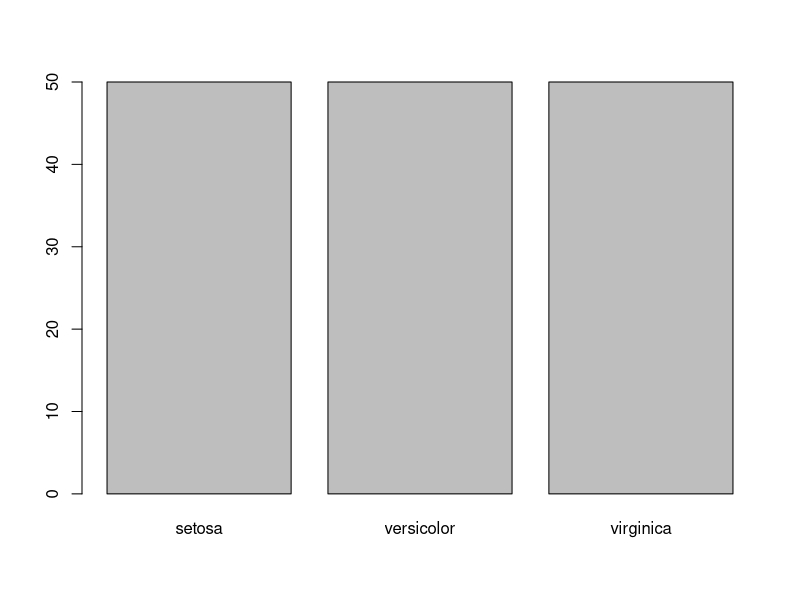
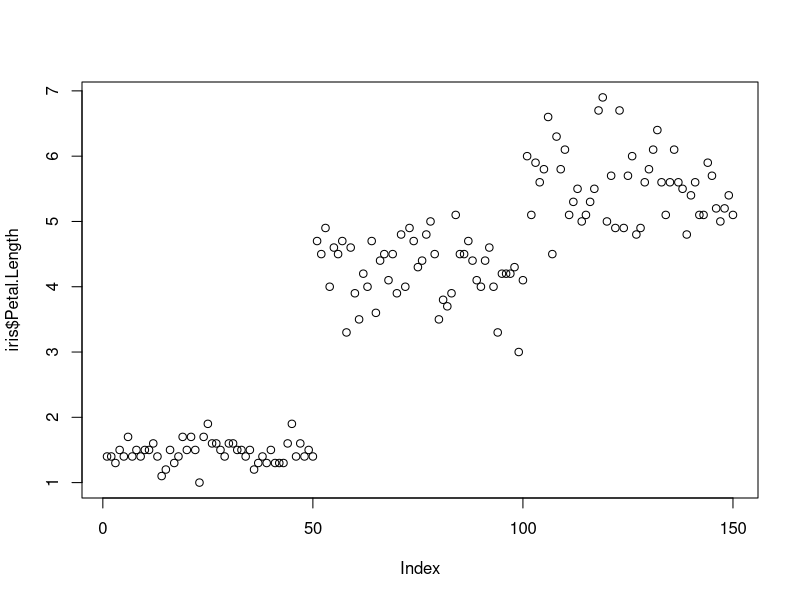
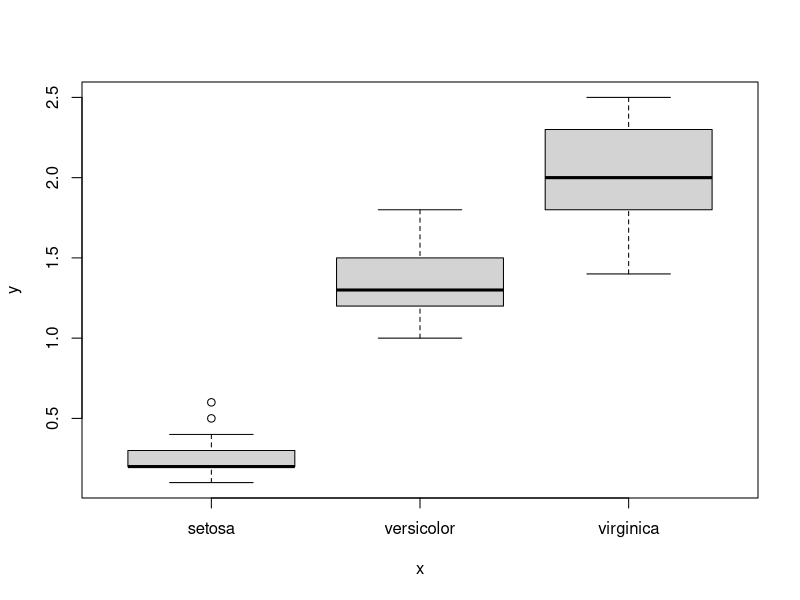
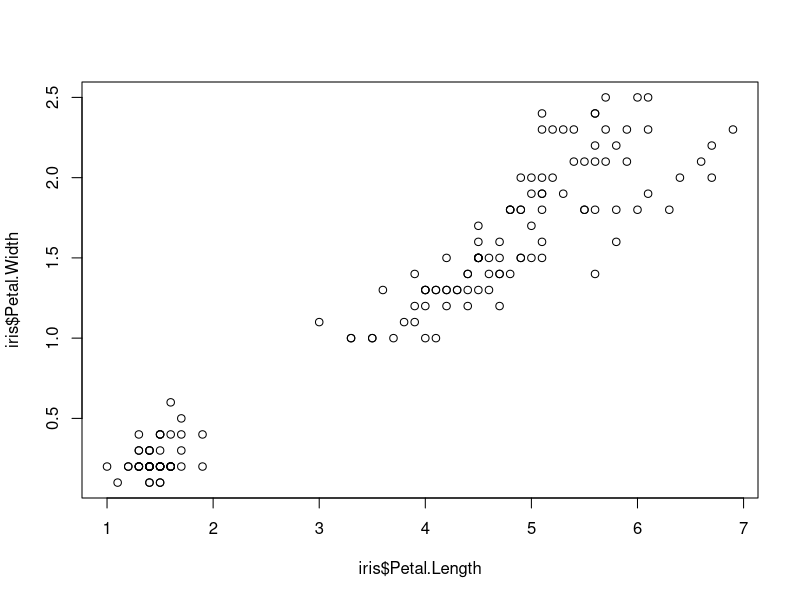
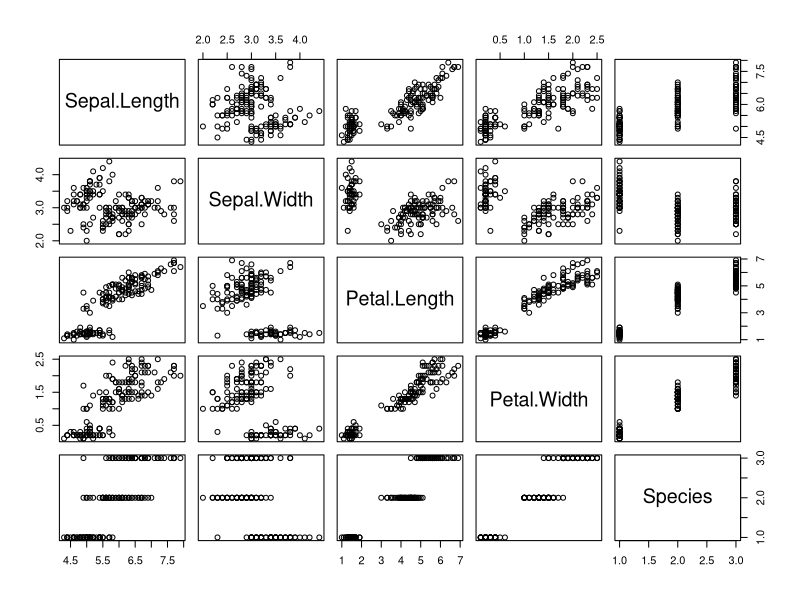
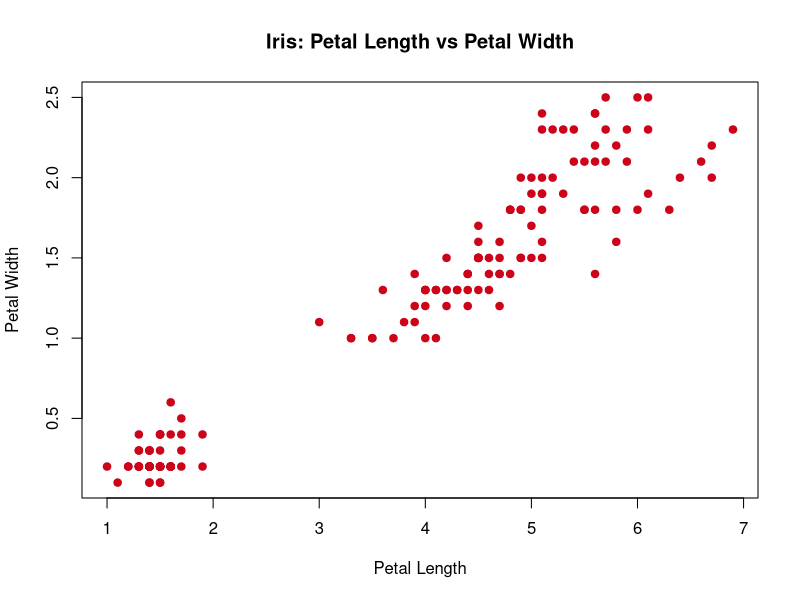
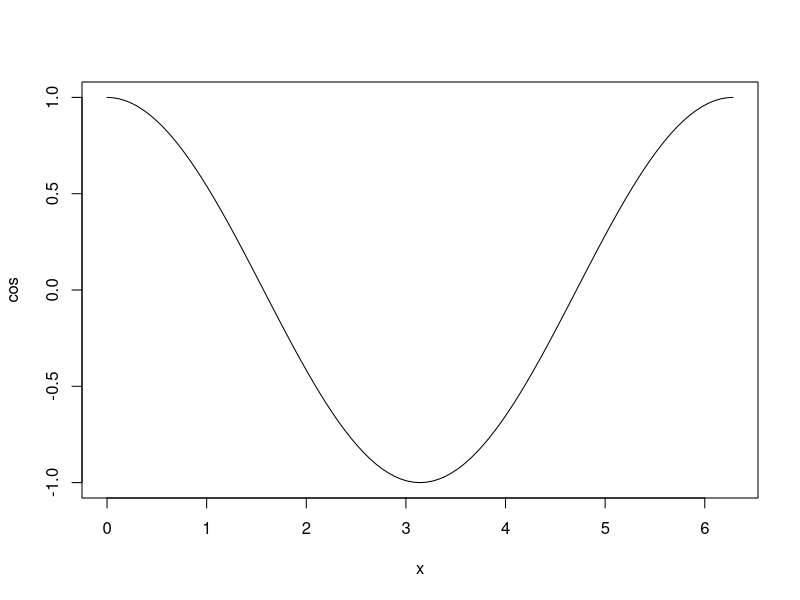
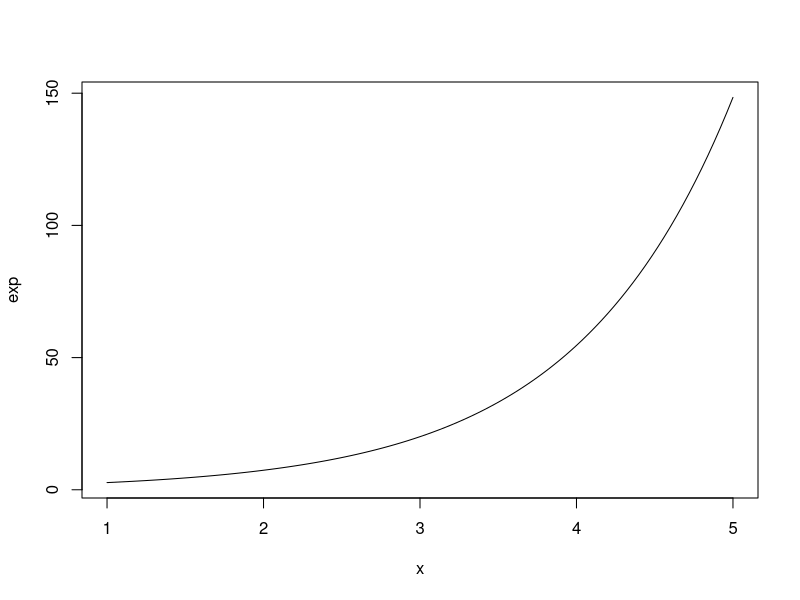

Reproduce these figures in R, in order.


library(datasets)

head(iris)

?plot

# Categorical Variable
plot(iris$Species)

# Quantitative Variable
plot(iris$Petal.Length)

# Categorical x Quantitative Variable
plot(iris$Species, iris$Petal.Width)

# Quantitative Pair
plot(iris$Petal.Length, iris$Petal.Width)

# Entire Data frame
plot(iris)


# Plots with options
plot(iris$Petal.Length, iris$Petal.Width, 
     col="#cc0319",# hexcode for datalab.cc red
     pch=19, # use solid circles for points
     main='Iris: Petal Length vs Petal Width', # title
     xlab='Petal Length', # xlabel
     ylab='Petal Width') # ylabel


# Plot formulas
plot(cos, 0, 2*pi)
plot(exp, 1, 5)
plot(dnorm, -3, +3)


# Formula with options
plot(dnorm, -3, +3,
     col='#999999',
     lwd=5, # line width
     main='Standard Normal Distribution',
     xlab='Z-score',
     ylab='Density')


# Clear package
detach("package:datasets", unload=TRUE)



















